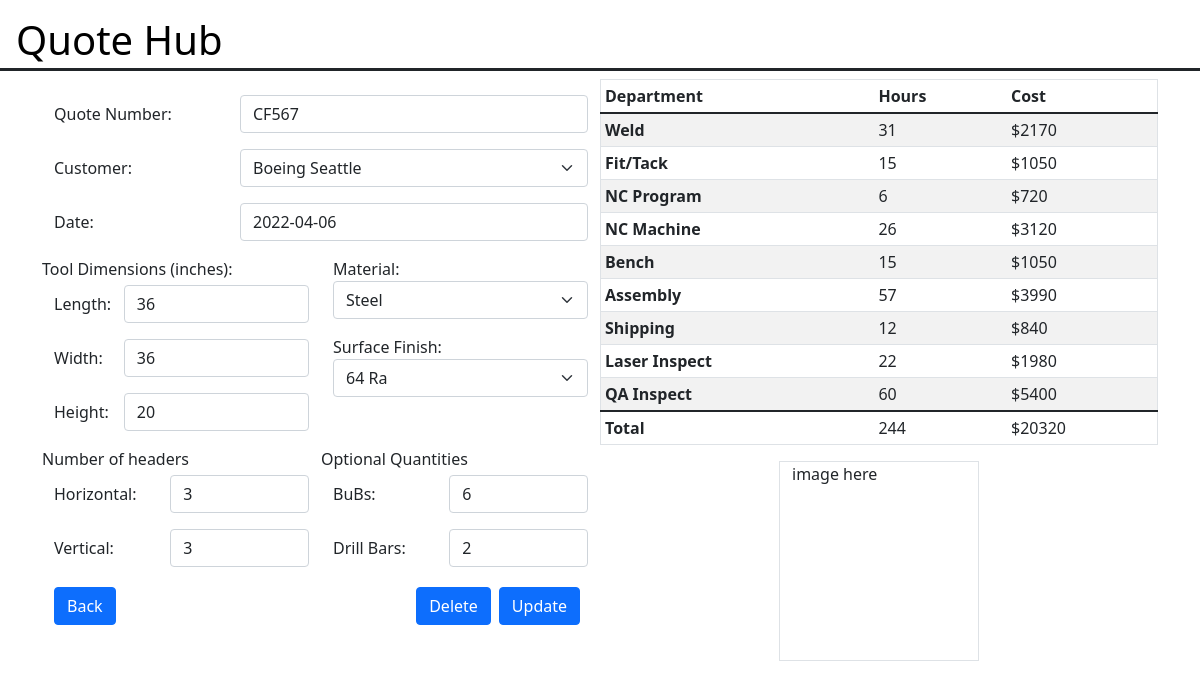
The app's page /quoteform/edit?id=2, older data.
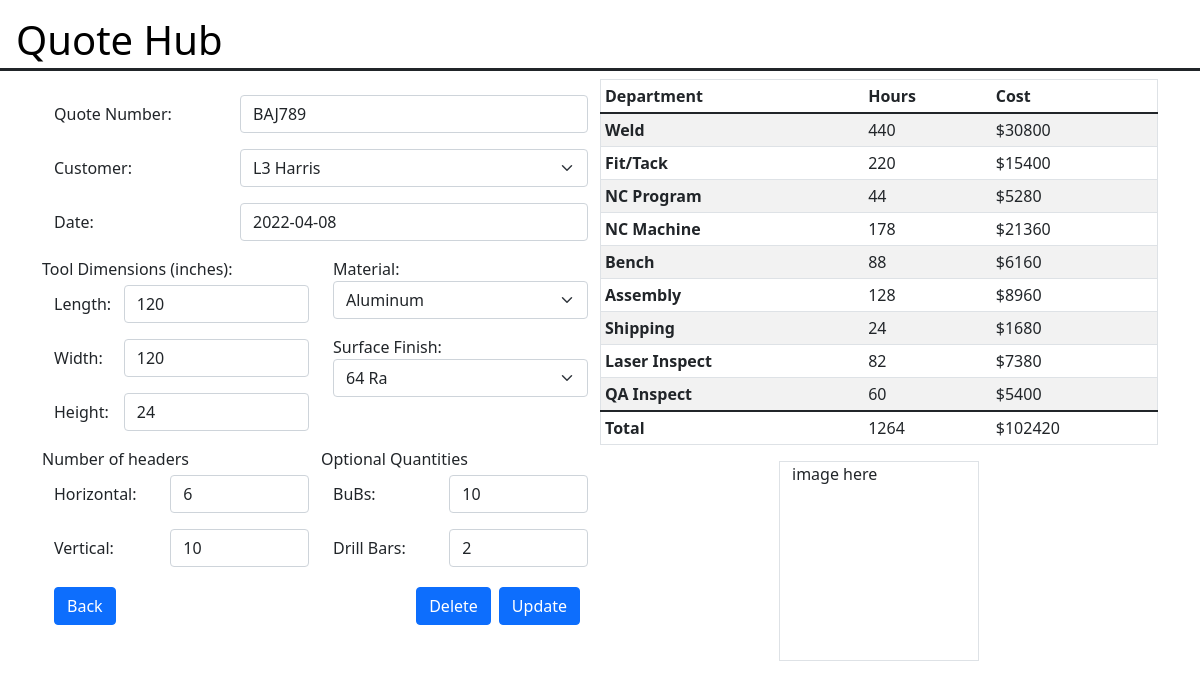
The same page, newer data.
### quote_lm/models.py (models this page shows, shortened)
class QuoteLm(models.Model):
    NONE = ''
    BOEING_CANADA = 'Boeing Canada'
    BOEING_SEATTLE = 'Boeing Seattle'
    BOEING_STLOUIS = 'Boeing St.Louis'
    L3_HARRIS = 'L3 Harris'
    LOCKHEED = 'Lockheed Martin'
    NORTHROP = 'Northrop Grumman'
    SIKORSKY = 'Sikorsky'
    SPIRIT = 'Spirit'
    ALUMINUM = 'AL'
    STEEL = 'STL'
    INVAR = 'INV'
    THIRTYTWORA = '32RA'
    SIXTYFOURRA = '64RA'
    ONETWENTYFIVERA = '125RA'
    CUSTOMER = [
        (NONE, 'Name...'),
        (BOEING_CANADA, 'Boeing Canada'),
        (BOEING_SEATTLE, 'Boeing Seattle'),
        (BOEING_STLOUIS, 'Boeing St.Louis'),
        (L3_HARRIS, 'L3 Harris'),
        (LOCKHEED, 'Lockheed Martin'),
        (NORTHROP, 'Northrop Grumman'),
        (SIKORSKY, 'Sikorsky'),
        (SPIRIT, 'Spirit'),
    ]
    MATERIAL = [
        (NONE, 'Type...'),
        (ALUMINUM, 'Aluminum'),
        (STEEL, 'Steel'),
        (INVAR, 'Invar'),
    ]
    SURFACEFINISH = [
        (NONE, 'Type...'),
        (THIRTYTWORA, '32 Ra'),
        (SIXTYFOURRA, '64 Ra'),
        (ONETWENTYFIVERA, '125 Ra'),
    ]
    quote_id = models.CharField(
        max_length=30,
        default=NONE,
        unique=True
    )
    customer_id = models.CharField(
        max_length=30,
        choices=CUSTOMER,
        default=NONE
    )
    date = models.DateField(default=datetime.date.today())
    length = models.PositiveIntegerField(default=NONE)
    width = models.PositiveIntegerField(default=NONE)
    height = models.PositiveIntegerField(default=NONE)
    material = models.CharField(
        max_length=10,
        choices=MATERIAL,
        default=NONE
    )
    surface_finish = models.CharField(
        max_length=10,
        choices=SURFACEFINISH,
        default=NONE
    )
    h_headers = models.PositiveIntegerField(default=NONE)
    v_headers = models.PositiveIntegerField(default=NONE)
    bubs_num = models.PositiveIntegerField(default=NONE)
    drill_bar_num = models.PositiveIntegerField(default=NONE)

class CalcHour(models.Model):
    weld_hours = models.PositiveIntegerField(default='')
    fit_hours = models.PositiveIntegerField(default='')
    program_hours = models.PositiveIntegerField(default='')
    machine_hours = models.PositiveIntegerField(default='')
    bench_hours = models.PositiveIntegerField(default='')
    assembly_hours = models.PositiveIntegerField(default='')
    shipping_hours = models.PositiveIntegerField(default='')
    laser_hours = models.PositiveIntegerField(default='')
    inspect_hours = models.PositiveIntegerField(default='')
    total_hours = models.PositiveIntegerField(default='')
    quote_id = models.ForeignKey(QuoteLm, default=1, on_delete=models.SET_DEFAULT)

class CalcPrice(models.Model):
    weld_price = models.PositiveIntegerField(default='')
    fit_price = models.PositiveIntegerField(default='')
    program_price = models.PositiveIntegerField(default='')
    machine_price = models.PositiveIntegerField(default='')
    bench_price = models.PositiveIntegerField(default='')
    assembly_price = models.PositiveIntegerField(default='')
    shipping_price = models.PositiveIntegerField(default='')
    laser_price = models.PositiveIntegerField(default='')
    inspect_price = models.PositiveIntegerField(default='')
    total_price = models.PositiveIntegerField(default='')
    quote_id = models.ForeignKey(QuoteLm, default=1, on_delete=models.SET_DEFAULT)

### quote_lm/views.py (the view, shortened to what this page needs)
# urls.py: path('quoteform/edit', views.edit_quote, name='edit'),
def edit_quote(request):
    query = request.GET.get('id', False)                    # gets quote_lm.id value from card
    if request.method == 'GET':
        quote = QuoteLm.objects.get(id=query)
        form = QuoteForm(instance=quote)
        hours = CalcHour.objects.get(quote_id_id=query)
        price = CalcPrice.objects.get(quote_id_id=query)
        context = {'form': form, 'hours': hours, 'price': price}
        return render(request, 'updatequote.html', context)

### quote_lm/forms.py
class QuoteForm(ModelForm):
    def __init__(self, *args, **kwargs):
        super().__init__(*args, **kwargs)
        self.helper = FormHelper(self)
        self.helper.form_show_labels = False
        self.fields['customer_id'].widget.attrs.update({'class': 'form-select'})
        self.fields['material'].widget.attrs.update({'class': 'form-select'})
        self.fields['surface_finish'].widget.attrs.update({'class': 'form-select'})
    class Meta:
        model = QuoteLm
        fields = [
            'id',
            'quote_id',
            'customer_id',
            'date',
            'length',
            'width',
            'height',
            'material',
            'surface_finish',
            'h_headers',
            'v_headers',
            'bubs_num',
            'drill_bar_num',
        ]

### templates/updatequote.html (shortened to what the changed rows need)
{% extends 'base.html' %}
{% load crispy_forms_tags %}
{% block content %}
  <form method="POST">
  <div class="row">
        <div class="col">
            <div class="row mt-3 mb-3 d-flex align-items-center">
              <div class="col">
                {{ form.quote_id|as_crispy_field }}
              </div>
            </div>
            <div class="row mb-3 d-flex align-items-center">
              <div class="col">
                {{ form.customer_id|as_crispy_field }}
              </div>
            </div>
            <div class="row mb-3 d-flex align-items-center">
              <div class="col">
                {{ form.date|as_crispy_field }}
              </div>
            </div>
            <div class="row">
              <div class="col">
                <div class="row mb-3 d-flex align-items-center">
                  <div class="col">
                    {{ form.length|as_crispy_field }}
                  </div>
                </div>
                <div class="row mb-3 d-flex align-items-center">
                  <div class="col">
                    {{ form.width|as_crispy_field }}
                  </div>
                </div>
                <div class="row mb-3 d-flex align-items-center">
                  <div class="col">
                    {{ form.height|as_crispy_field }}
                  </div>
                </div>
              </div>
              <div class="col">
                <div class="row mb-3">
                  <div class="col">
                    {{ form.material|as_crispy_field }}
                  </div>
                </div>
                <div class="row mb-3">
                  <div class="col">
                   {{ form.surface_finish|as_crispy_field }}
                  </div>
                </div>
              </div>
            </div>
            <div class="row">
              <div class="col">
                <div class="row mb-3 d-flex align-items-center">
                  <div class="col">
                    {{ form.h_headers|as_crispy_field }}
                  </div>
                </div>
                <div class="row mb-3 d-flex align-items-center">
                  <div class="col">
                    {{ form.v_headers|as_crispy_field }}
                  </div>
                </div>
              </div>
              <div class="col">
                <div class="row mb-3 d-flex align-items-center">
                  <div class="col">
                    {{ form.bubs_num|as_crispy_field }}
                  </div>
                </div>
                <div class="row mb-3 d-flex align-items-center">
                  <div class="col">
                    {{ form.drill_bar_num|as_crispy_field }}
                  </div>
                </div>
              </div>
            </div>
        </div>
        <div class="col">
            <div class="row">
                <table class="table table-striped table table-sm border border-1">
                  <thead>
                    <tr>
                        <th scope="col">Department</th>
                        <th scope="col">Hours</th>
                        <th scope="col">Cost</th>
                    </tr>
                  </thead>
                  <tbody>
                    <tr>
                        <th scope="row">Weld</th>
                        <td>{{ hours.weld_hours }}</td>
                        <td>${{ price.weld_price }}</td>
                    </tr>
                    <tr>
                        <th scope="row">Fit/Tack</th>
                        <td>{{ hours.fit_hours }}</td>
                        <td>${{ price.fit_price }}</td>
                    </tr>
                    <tr>
                        <th scope="row">NC Program</th>
                        <td>{{ hours.program_hours }}</td>
                        <td>${{ price.program_price }}</td>
                    </tr>
                    <tr>
                        <th scope="row">NC Machine</th>
                        <td>{{ hours.machine_hours }}</td>
                        <td>${{ price.machine_price }}</td>
                    </tr>
                    <tr>
                        <th scope="row">Bench</th>
                        <td>{{ hours.bench_hours }}</td>
                        <td>${{ price.bench_price }}</td>
                    </tr>
                    <tr>
                        <th scope="row">Assembly</th>
                        <td>{{ hours.assembly_hours }}</td>
                        <td>${{ price.assembly_price }}</td>
                    </tr>
                    <tr>
                        <th scope="row">Shipping</th>
                        <td>{{ hours.shipping_hours }}</td>
                        <td>${{ price.shipping_price }}</td>
                    </tr>
                    <tr>
                        <th scope="row">Laser Inspect</th>
                        <td>{{ hours.laser_hours }}</td>
                        <td>${{ price.laser_price }}</td>
                    </tr>
                    <tr>
                        <th scope="row">QA Inspect</th>
                        <td>{{ hours.inspect_hours }}</td>
                        <td>${{ price.inspect_price }}</td>
                    </tr>
                  </tbody>
                  <tfoot>
                    <tr>
                        <th scope="row">Total</th>
                        <td>{{ hours.total_hours }}</td>
                        <td>${{ price.total_price }}</td>
                    </tr>
                  </tfoot>
                </table>
            </div>
        </div>
  </div>
  </form>
{% endblock %}

Row changes from the older to the newer data that the page shows:
changed QuoteLm "64 Ra": quote_id "CF567" → "BAJ789"; customer_id "Boeing Seattle" → "L3 Harris"; date "2022-04-06" → "2022-04-08"; length "36" → "120"; width "36" → "120"; height "20" → "24"; material "Steel" → "Aluminum"; h_headers "3" → "6"; v_headers "3" → "10"; bubs_num "6" → "10"
changed CalcHour: weld_hours "31" → "440"; fit_hours "15" → "220"; program_hours "6" → "44"; machine_hours "26" → "178"; bench_hours "15" → "88"; assembly_hours "57" → "128"; shipping_hours "12" → "24"; laser_hours "22" → "82"; total_hours "244" → "1264"
changed CalcPrice: weld_price "2170" → "30800"; fit_price "1050" → "15400"; program_price "720" → "5280"; machine_price "3120" → "21360"; bench_price "1050" → "6160"; assembly_price "3990" → "8960"; shipping_price "840" → "1680"; laser_price "1980" → "7380"; total_price "20320" → "102420"
